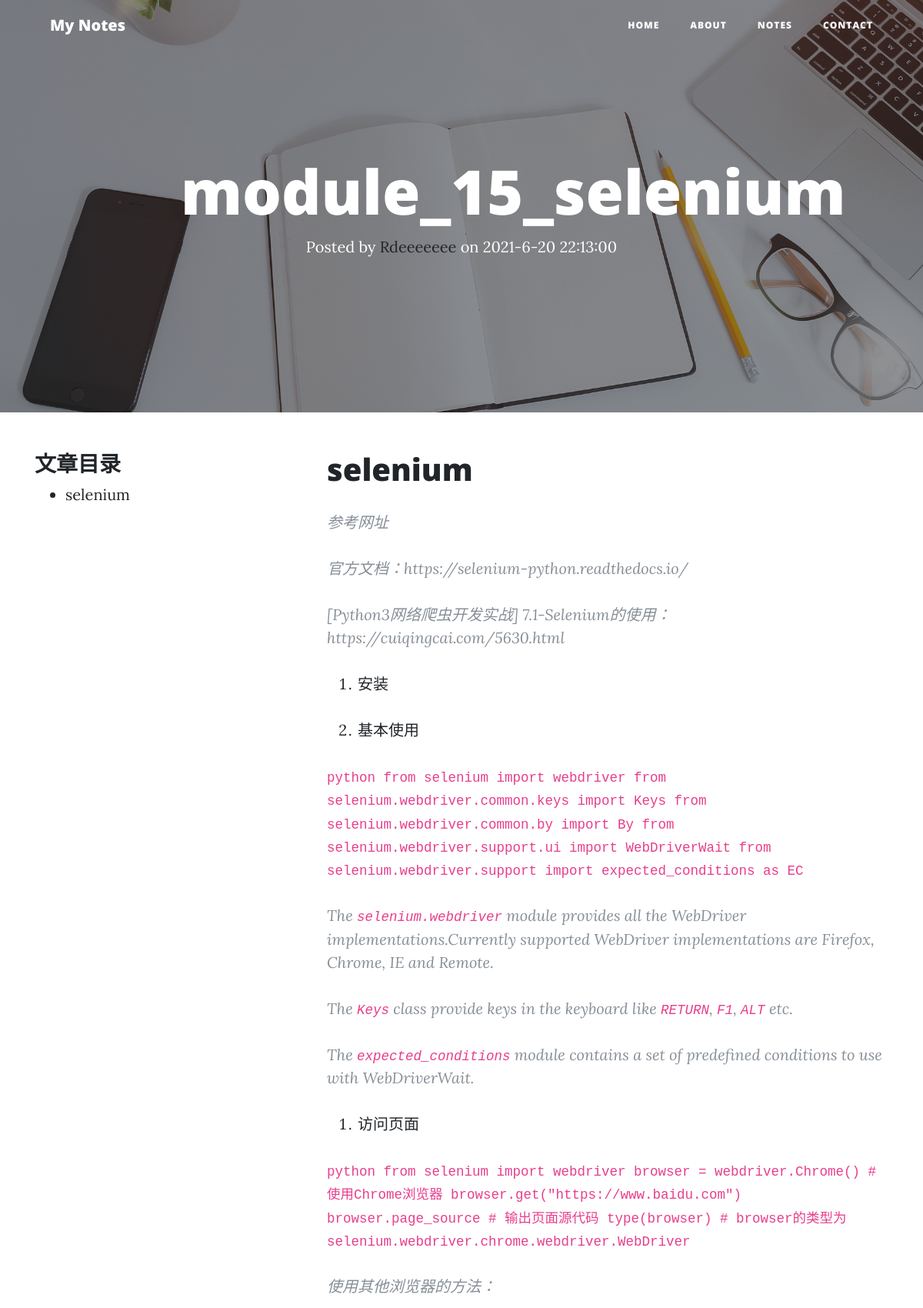
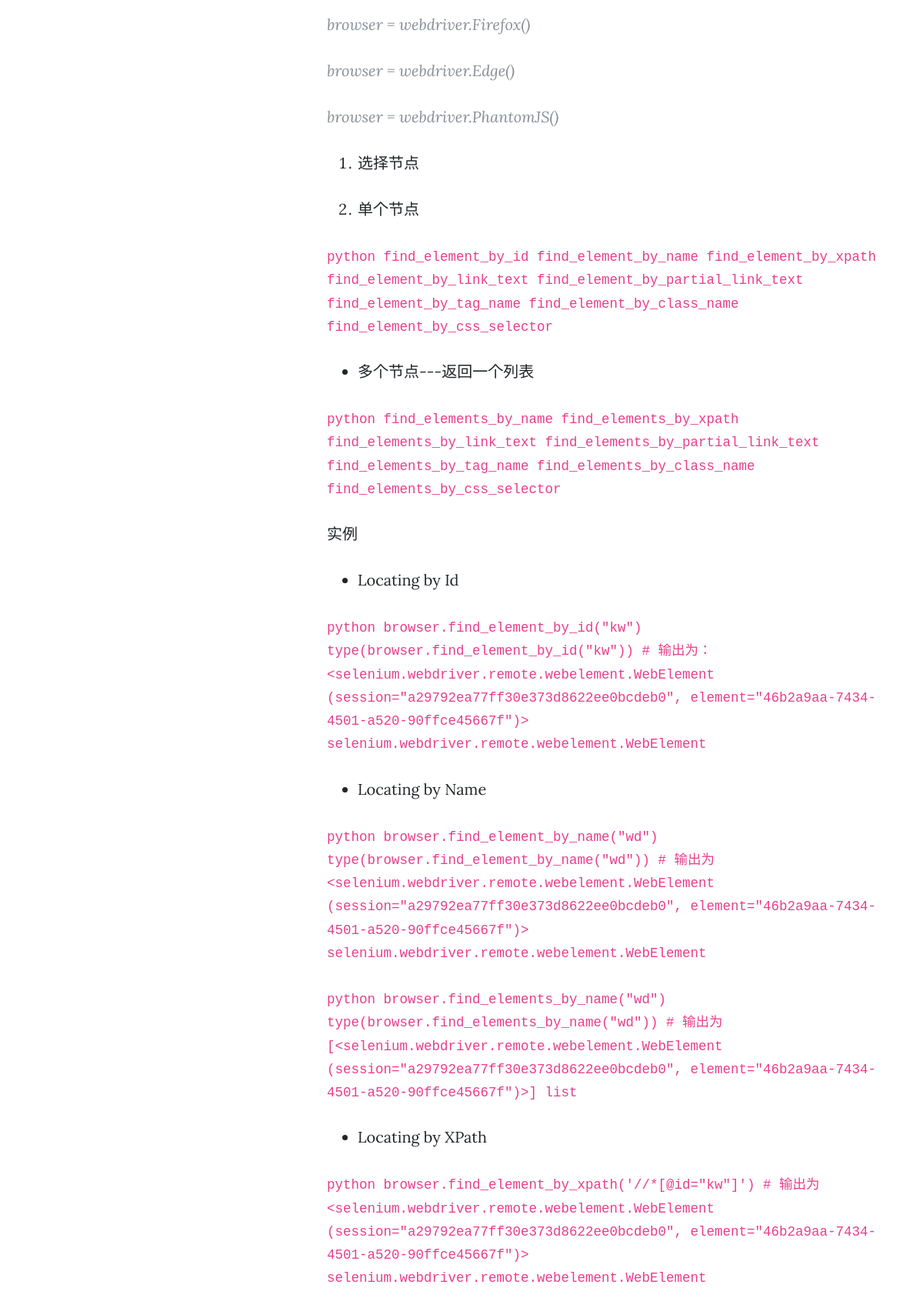
/posts/44/ (upper part), run on the app's committed database (2 pictures, top to bottom).
### blog/models.py (models this page shows, shortened)
class Post(models.Model):
	title = models.CharField(max_length=70)
	body = models.TextField()
	created_time = models.DateTimeField()
	modified_time = models.DateTimeField()
	excerpt = models.CharField(max_length=200, blank=True)
	category = models.ForeignKey(Category, on_delete=models.CASCADE)
	tags = models.ManyToManyField(Tag, blank=True)
	author = models.ForeignKey(User, on_delete=models.CASCADE)
	class Meta:
		verbose_name = '文章'
		verbose_name_plural = verbose_name
		ordering = ['-created_time']

### blog/views.py (the view)
# urls.py: path('posts/<int:pk>/', views.detail, name='detail'),
def detail(request, pk):
	post = get_object_or_404(Post, pk=pk)
	md = markdown.Markdown(extensions=[
		'markdown.extensions.extra',
		'markdown.extensions.codehilite',
		TocExtension(slugify=slugify),
		])
	post.body = md.convert(post.body)
	m = re.search(r'<div class="toc">\s*<ul>(.*)</ul>\s*</div>', md.toc, re.S)
	post.toc = m.group(1) if m is not None else ''
	return render(request, 'blog/detail.html', context={'post': post})

### templates/blog/detail.html (shortened to what this page needs)
{% extends 'base.html' %}
{% block title %}
  <h1>{{ post.title }}</h1>
  <span class="meta">Posted by
    <a href="#">{{ post.author }}</a>
    on {{ post.created_time|date:"Y-n-d H:i:s" }}</span>
{% endblock title %}
{% block main %}
  <article class="post post-{{ post.pk }}">
    <div class="container">
      <div class="row">
        {% block toc %}
          {% if post.toc %}
            <div class="col-lg-4 col-md-5 mx-auto position-relative">
              <h3 class="widget-title">文章目录</h3>
              <div class="toc">
                <ul>
                  {{ post.toc|safe }}
                </ul>
              </div>
            </div>
          {% endif %}
        {% endblock toc %}
        <div class="col-lg-8 col-md-10 mx-auto">
          {{ post.body|safe }}
        </div>
      </div>
    </div>
  </article>
{% endblock main %}

### data on the page
Post: title "module_15_selenium", author "Rdeeeeeee", created_time "2021-6-20 22:13:00", toc "selenium", body "selenium 参考网址 官方文档：https://selenium-python.readthedocs.io/ [Python3网络爬虫开发实战] 7.1-Selenium的使用：https://cuiqingcai.com/5630.html 安装 基本使用 python from selenium import webdriver from selenium.webdriver.common.keys import Keys from selenium.webdriver.common.by import By from selenium.webdriver.support.ui import WebDriverWait from selenium.webdriver.support import expected_conditions as EC The selenium.webdriver module provides all the WebDriver implementations.Currently supported WebDriver implementations are Firefox, Chrome, IE and Remote. The Keys class provide keys in the keyboard like RETURN , F1 , ALT etc. The expected_conditions module contains a set of predefined conditions to use with…"
